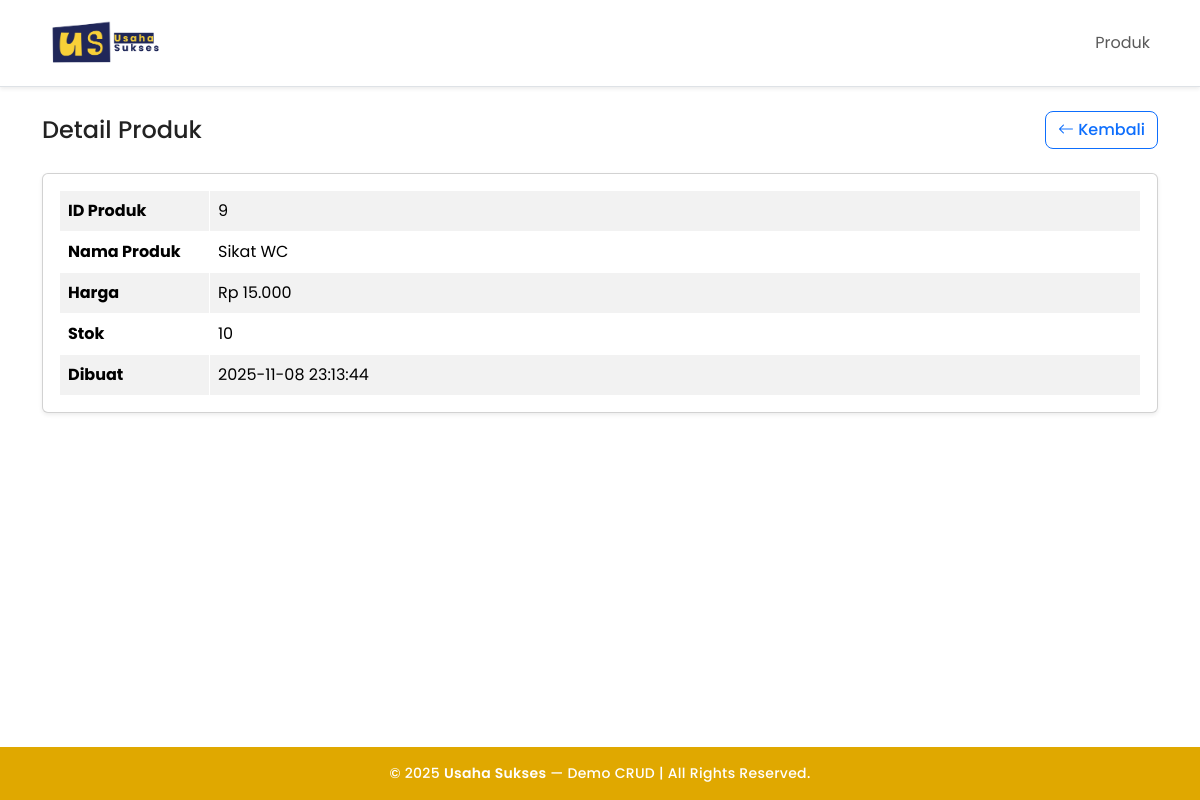
The page /index.php?page=products&action=show&id=9 on the database its author committed.
### tables this page shows
CREATE TABLE `products` (
  `id` int(10) UNSIGNED NOT NULL,
  `name` varchar(120) NOT NULL,
  `price` int(10) UNSIGNED NOT NULL DEFAULT 0,
  `stock` int(11) NOT NULL DEFAULT 0,
  `created_at` timestamp NOT NULL DEFAULT current_timestamp()
);

### functions.php (called while the page is built, shortened)
<?php
function base_url(string $path = ''): string {
  $prefix = rtrim(BASE_URL, '/');
  $path   = ltrim($path, '/');
  return $prefix . ($path ? "/$path" : '');
}

### models/FunctionProduct.php (called while the page is built, shortened)
<?php
class FunctionProduct {
  private mysqli $db;
  public function __construct(mysqli $db) { $this->db = $db; }
  public function find(int $id): ?array {
    $stmt = $this->db->prepare("SELECT * FROM products WHERE id = ?");
    $stmt->bind_param('i', $id);
    $stmt->execute();
    $res = $stmt->get_result()->fetch_assoc();
    return $res ?: null;
  }
}

### views/products/show.php (the view, shortened to what this page needs)
<?php
require __DIR__.'/../layouts/header.php';
?>
<div class="d-flex justify-content-between align-items-center mb-4">
  <h1 class="h4 mb-0">Detail Produk</h1>
  <a href="<?= base_url('index.php?page=products') ?>" class="btn btn-outline-primary">
    <i class="bi bi-arrow-left"></i> Kembali
  </a>
</div>
<div class="card shadow-sm">
  <div class="card-body">
    <table class=" table table-borderless table-border table-striped mb-0">
      <tr>
        <th style="width: 150px;">ID Produk</th>
        <td><?= (int)$product['id'] ?></td>
      </tr>
      <tr>
        <th>Nama Produk</th>
        <td><?= htmlspecialchars($product['name']) ?></td>
      </tr>
      <tr>
        <th>Harga</th>
        <td>Rp <?= number_format((int)$product['price'], 0, ',', '.') ?></td>
      </tr>
      <tr>
        <th>Stok</th>
        <td><?= (int)$product['stock'] ?></td>
      </tr>
      <tr>
        <th>Dibuat</th>
        <td><?= htmlspecialchars($product['created_at']) ?></td>
      </tr>
    </table>
  </div>
</div>
<?php require __DIR__.'/../layouts/footer.php'; ?>

### assets/css/style.css (style rules this page uses)
html, body { height: 100%; }
body { display: flex; flex-direction: column; font-family: 'Poppins', sans-serif; background-color: #fff; color: #222; }
h1, h2, h3, h4, h5, h6, .navbar-brand { font-weight: 600; }
.btn { font-weight: 500; border-radius: 8px; }
.table { border-collapse: collapse !important; }
.table th, .table td { border: 1px solid #ffffff !important; vertical-align: middle; }

### rows shown on the page
products: id "9", name "Sikat WC", price "15.000", stock "10", created_at "2025-11-08 23:13:44"
